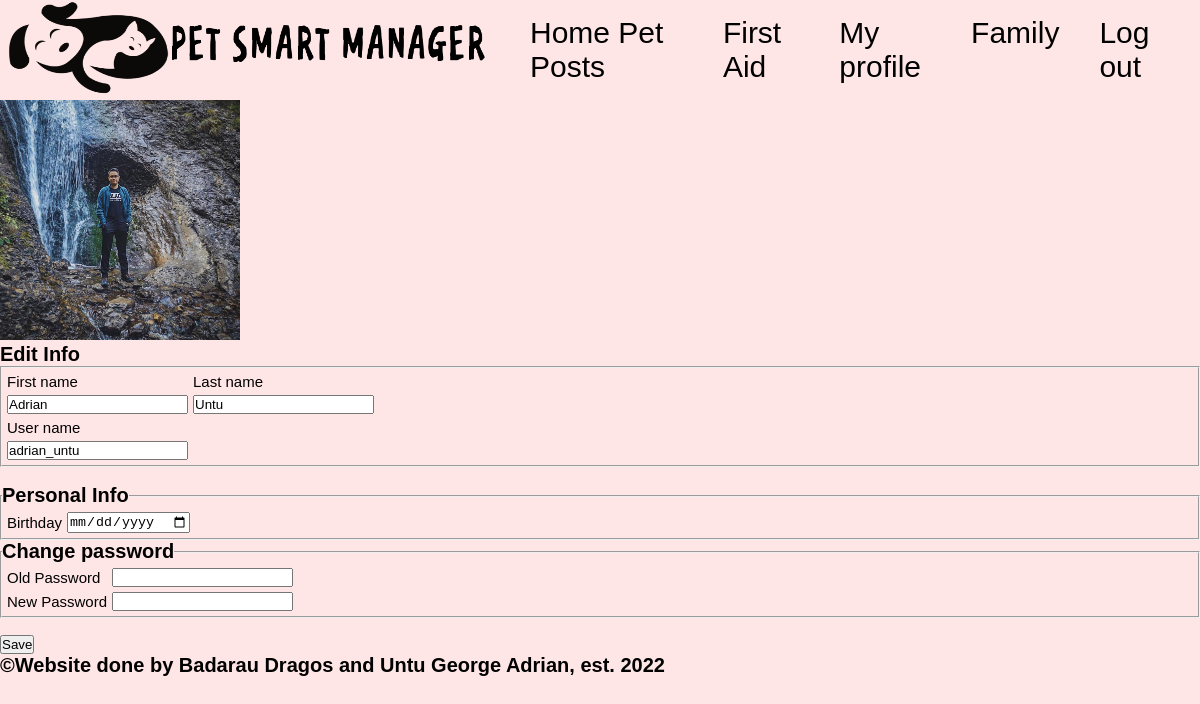
Screenshot of /app/edit_profile (signed in) with the database file from the repository.
### tables this page shows
CREATE TABLE `user` (
  `user_id` int NOT NULL,
  `firstname` varchar(100) DEFAULT NULL,
  `lastname` varchar(100) DEFAULT NULL,
  `username` varchar(100) NOT NULL,
  `birthday` varchar(100) NOT NULL,
  `email` varchar(100) NOT NULL,
  `password` varchar(100) NOT NULL,
  `profile_picture` varchar(100) DEFAULT NULL,
  `family_id` int DEFAULT NULL
);

### app/config/session.php (called while the page is built, shortened)
<?php
require $_SERVER['DOCUMENT_ROOT']."/PEM/PEM_LAST/app/config/database.php";
$id = $_SESSION['user_id'];
$stmt = $pdo->prepare("SELECT * FROM user WHERE user_id = ?");
$stmt->execute(["$id"]);
$results = $stmt->fetchAll();
if (count($results) > 0) { foreach ($results as $r) {
$profile_picture=htmlspecialchars($r['profile_picture']);
$firstname=htmlspecialchars($r['firstname']);
$lastname=htmlspecialchars($r['lastname']);
$username=htmlspecialchars($r['username']);
$birthday=htmlspecialchars($r['birthday']);
}
}
?>

### app/edit_profile.php (the view, shortened to what this page needs)
<?php require $_SERVER['DOCUMENT_ROOT']."/PEM/PEM_LAST/app/config/session.php"; ?>
<!DOCTYPE html>
<html>
	<head>
		<link rel="stylesheet" type="text/css" href="css/profilestyle.css">
	</head>
<body>
<div class="header">
      <nav>
        <img src="img/logo.png" class="logo" alt="" />
        <ul class="nav-links">
            <li><a href="home">Home Pet Posts</a></li>
			<li><a href="firstaid">First Aid</a></li>
          	<li><a href="profile">My profile</a></li>
		  	<li><a href="family">Family</a></li>
          	<li><a href="logout" class="logout">Log out</a></li>
        </ul>
      </nav>
<section>
	<div id="container">
		<div id="left-nav">
				<div>
				<a href="updatephoto" title="Change Profile Picture"><img src="<?php echo $profile_picture ?>"></a>
				</div>
		</div>
			<h1>Edit Info</h1>
		<fieldset class="-------------">
			<table cellpadding="5" cellspacing="5">
<form method="post" action="scripts/edit_profile_script.php">
				<tr>
					<td><label>First name</label></td>
					<td><label>Last name</label></td>
				</tr>
				<tr>
					<td><input type="text" name="firstname" value="<?php echo $firstname; ?>" placeholder="Enter your firstname....." class="form-1" title="Enter your firstname" required /></td>
					<td><input type="text" name="lastname" value="<?php echo $lastname; ?>" placeholder="Enter your lastname....." class="form-1" title="Enter your lastname" required /></td>
				</tr>
				<tr>
					<td><label>User name</label></td>
				</tr>
				<tr>
					<td><input type="text" name="username" value="<?php echo $username; ?>" placeholder="Enter your username....." class="form-1" title="Enter your username" required /></td>
				</tr>
			</table>
		</fieldset>
<br />
		<fieldset class="---------------">
			<legend><h1>Personal Info</h1></legend>
			<table cellpadding="5" cellspacing="5">
				<tr>
					<td><label>Birthday</label></td>
					<td><input type="date" name="birthday" value="<?php echo $birthday; ?>" class="form-1" title="Enter your birthday" /></td>
				</tr>
			</table>
		</fieldset>
		<fieldset class="---------------">
			<legend><h1>Change password</h1></legend>
			<table cellpadding="5" cellspacing="5">
				<tr>
					<td><label>Old Password</label></td>
					<td><input type="password" name="old_password" value="" class="form-1" title="Enter your old password" /></td>
				</tr>
				<tr>
					<td><label>New Password</label></td>
					<td><input type="password" name="new_password" value="" class="form-1" title="Enter your new password" /></td>
				</tr>
			</table>
		</fieldset>
<br />
		<button type="submit" name="save" class="">Save</button>
	</div>
</section>
<footer>
	<h1>©Website done by Badarau Dragos and Untu George Adrian, est. 2022</h1>
</footer>
</div>
</body>
</html>

### app/css/profilestyle.css (style rules this page uses)
* { margin: 0; padding: 0; box-sizing: border-box; }
.header { height: 100vh; width: 100%; position: absolute; }
nav { display: flex; align-items: center; justify-content: space-between; position: relative; }
.logo { width: 100%; height: 100%; max-width: 500px; max-height: 100px; }
html { font-family: "Poppins", sans-serif; font-size: 15px; }
body { background-color: rgba(255, 225, 225, 0.827); display: flex; align-items: center; justify-content: center; flex-direction: column; height: 100vh; font-family: sans-serif; }
.nav-links { width: 100%; max-width: 2000px; padding: 10px; display: flex; align-items: right; justify-content: right; }
.nav-links li { display: inline-block; justify-content: flex-end; margin: 0 15px; padding: 5px; }
.nav-links li a { text-decoration: wavy; color: black; padding: 5px 0; font-size: 30px; position: relative; }
.nav-links li a::after { content: ""; background: black; width: 0; height: 2px; position: absolute; bottom: 0; left: 0; transition: width 0.5s; }
.logout { color: black; font-size: 30px; padding: 10px 30px; cursor: pointer; }
*, *:before, *:after { box-sizing: inherit; }
img { width: 20%; height: 20%; }
h1 { color: black; font-size: 20px; }

### rows the page displays
user: profile_picture (picture), firstname "Adrian", lastname "Untu", username "adrian_untu"
